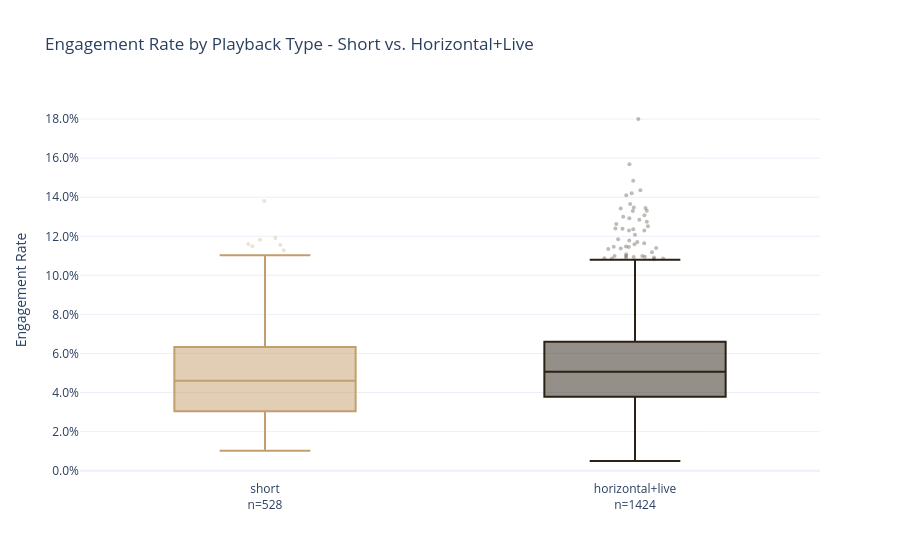

Notebook source saved alongside this figure:
### Code cell
order = ['short', 'horizontal+live']
n = df['playback_type'].value_counts()

fig = px.box(
    df, x='playback_type', y='engagement_rate',
    color='playback_type',
    category_orders={'playback_type': order},
    title='Engagement Rate by Playback Type - Short vs. Horizontal+Live',
    labels={'playback_type': '', 'engagement_rate': 'Engagement Rate'},
)

fig.update_traces(marker=dict(opacity=0.3, size=4), jitter=0.4)

fig.update_layout(showlegend=False)

fig.update_xaxes(
    tickvals=order,
    ticktext=[f'{f}<br>n={n[f]}' for f in order])

fig.update_yaxes(tickformat='.1%')

fig.show()

### Figure 1 — Plotly figure (JSON) as saved in the notebook; plotly's stock layout.template omitted (floating-point values rounded to 4 significant figures; data arrays with more than 128 entries replaced by an {"elided": "..."} marker saying what was removed)
{"data": [{"alignmentgroup": "True", "hovertemplate": "=%{x}<br>Engagement Rate=%{y}<extra></extra>", "jitter": 0.4, "legendgroup": "short", "marker": {"color": "#C39E6D", "opacity": 0.3, "size": 4}, "name": "short", "notched": false, "offsetgroup": "short", "orientation": "v", "showlegend": true, "type": "box", "x": {"elided": "528 str values"}, "x0": " ", "xaxis": "x", "y": {"elided": "528 float values"}, "y0": " ", "yaxis": "y"}, {"alignmentgroup": "True", "hovertemplate": "=%{x}<br>Engagement Rate=%{y}<extra></extra>", "jitter": 0.4, "legendgroup": "horizontal+live", "marker": {"color": "#2B2114", "opacity": 0.3, "size": 4}, "name": "horizontal+live", "notched": false, "offsetgroup": "horizontal+live", "orientation": "v", "showlegend": true, "type": "box", "x": {"elided": "1424 str values"}, "x0": " ", "xaxis": "x", "y": {"elided": "1424 float values"}, "y0": " ", "yaxis": "y"}], "layout": {"boxmode": "overlay", "legend": {"title": {"text": ""}, "tracegroupgap": 0}, "showlegend": false, "title": {"text": "Engagement Rate by Playback Type - Short vs. Horizontal+Live"}, "xaxis": {"anchor": "y", "categoryarray": ["short", "horizontal+live"], "categoryorder": "array", "domain": [0, 1], "ticktext": ["short<br>n=528", "horizontal+live<br>n=1424"], "tickvals": ["short", "horizontal+live"], "title": {"text": ""}}, "yaxis": {"anchor": "x", "domain": [0, 1], "tickformat": ".1%", "title": {"text": "Engagement Rate"}}}}
